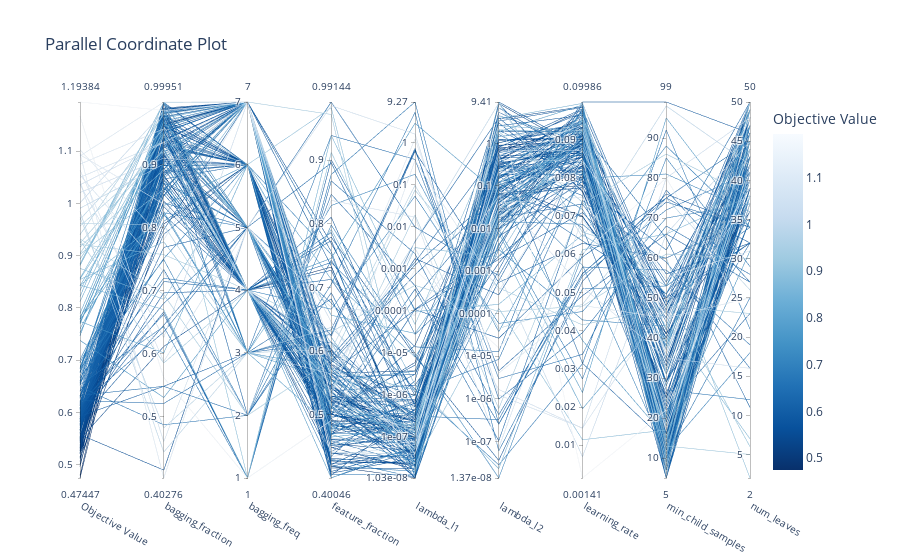

The notebook cell saved with this chart:
### Code cell
## Parallel coordinate plot
p1 = plot_parallel_coordinate(study)
p1.write_image('images/parallel_coordinate_plot_lgb_reg.png')
p1.show()

### Figure 1 — Plotly figure (JSON) as saved in the notebook; plotly's stock layout.template omitted (floating-point values rounded to 4 significant figures; data arrays with more than 128 entries replaced by an {"elided": "..."} marker saying what was removed)
{"data": [{"dimensions": [{"label": "Objective Value", "range": [0.4745, 1.194], "values": {"elided": "200 float values"}}, {"label": "bagging_fraction", "range": [0.4028, 0.9995], "values": {"elided": "200 float values"}}, {"label": "bagging_freq", "range": [1, 7], "values": {"elided": "200 int values"}}, {"label": "feature_fraction", "range": [0.4005, 0.9914], "values": {"elided": "200 float values"}}, {"label": "lambda_l1", "range": [-7.988, 0.967], "ticktext": ["1.03e-08", "1e-07", "1e-06", "1e-05", "0.0001", "0.001", "0.01", "0.1", "1", "9.27"], "tickvals": [-7.988, -7, -6, -5, -4, -3, -2, -1, 0, 0.967], "values": {"elided": "200 float values"}}, {"label": "lambda_l2", "range": [-7.862, 0.9736], "ticktext": ["1.37e-08", "1e-07", "1e-06", "1e-05", "0.0001", "0.001", "0.01", "0.1", "1", "9.41"], "tickvals": [-7.862, -7, -6, -5, -4, -3, -2, -1, 0, 0.9736], "values": {"elided": "200 float values"}}, {"label": "learning_rate", "range": [0.00141, 0.09986], "values": {"elided": "200 float values"}}, {"label": "min_child_samples", "range": [5, 99], "values": {"elided": "200 int values"}}, {"label": "num_leaves", "range": [2, 50], "values": {"elided": "200 int values"}}], "labelangle": 30, "labelside": "bottom", "line": {"color": {"elided": "200 float values"}, "colorbar": {"title": {"text": "Objective Value"}}, "colorscale": [[0, "rgb(247,251,255)"], [0.125, "rgb(222,235,247)"], [0.25, "rgb(198,219,239)"], [0.375, "rgb(158,202,225)"], [0.5, "rgb(107,174,214)"], [0.625, "rgb(66,146,198)"], [0.75, "rgb(33,113,181)"], [0.875, "rgb(8,81,156)"], [1, "rgb(8,48,107)"]], "reversescale": true, "showscale": true}, "type": "parcoords"}], "layout": {"title": {"text": "Parallel Coordinate Plot"}}}
